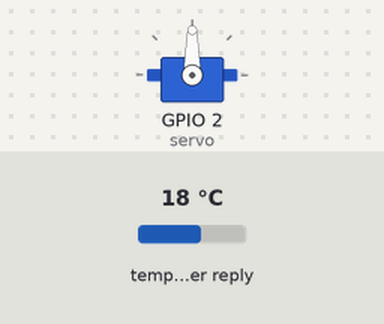
The sketch below on a simulated ESP8266 (NodeMCU). Shown: servo. The test bench sets the inputs (shaded band); at power-on: temperature in the weather reply 18 °C. WiFi joins after 1.5 s; servers stay silent unless stated; web services answer with replies made up by the test bench; not simulated (calls return 0 or success): Secrets.h; what the sketch prints to the serial monitor is not drawn. At 7.5 s the program puts the board to deep sleep or switches it off; the recording ends there.

Above: at 0.1 s.
Timing chart, 0 to 7.5 s (numbered marks = the images above):
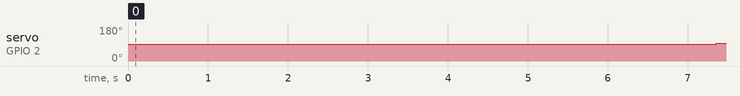

Measured:
- by itself, servo on GPIO 2 (servo): 90° → 95° at 7.4 s

The sketch:

OpenWeatherAPIRequest.ino
```cpp
#include <ArduinoJson.h>
#include <ESP8266WiFi.h>
#include <WiFiClient.h>
#include <Servo.h>

#include "Secrets.h"

#define RTCMEMORYPOS 64
#define JSON_BUFF_DIMENSION 2500

extern "C" {
#include "user_interface.h" // this is for the RTC memory read/write functions
}

typedef struct {
  int previousPosition;
} rtcStore;

rtcStore rtcMem;

int buckets;

Servo servo;

char ssid[] = mySSIDNM;
char pass[] = myPASSWORDNM;

WiFiClient client;

// Open Weather Map API server name
const char server[] = "api.openweathermap.org";

const float toMercury = 0.75006375541921;

String nameOfCity = "Gothenburg,SWE";

String apiKey = myApiKey;

String text;

float pressure;

const float defaultPosition = 90;

int jsonend = 0;
boolean startJson = false;
int status = WL_IDLE_STATUS;

//unsigned long lastConnectionTime = 0.5 * 60 * 1000;     // last time you connected to the server, in milliseconds
//const unsigned long postInterval = 0.5 * 60 * 1000;  // posting interval of 10 minutes  (10L * 1000L; 10 seconds delay for testing)

//Sleep time in seconds
const int sleepTimeS = 30;

void setup() {

  Serial.begin(9600);

  int servoPos;

  buckets = (sizeof(rtcMem) / 4);
  if (buckets == 0) buckets = 1;

  system_rtc_mem_read(RTCMEMORYPOS, &rtcMem, sizeof(rtcMem));
  //servoPos = rtcMem.previousPosition;

  Serial.print("READING FROM RTC MEMORY. POSITION IS: ");

  Serial.println();

  servo.attach(2); // attaches the servo on GPIO2 to the servo object
  delay(2000);


  if ((!servoPos == NULL) && (servoPos < 180)) {
    Serial.println();
    Serial.print("Writing servo to ");
    Serial.print(servoPos);
    Serial.print(" from RTC MEMORY position.");
    servo.write(servoPos);
    Serial.println();
  }
  else {
    Serial.println();
    Serial.println("Writing servo to default position 90");
    Serial.println();
    servo.write(defaultPosition);
  }

  text.reserve(JSON_BUFF_DIMENSION);

  WiFi.begin(ssid, pass);
  Serial.println("connecting");
  while (WiFi.status() != WL_CONNECTED) {
    delay(500);
    Serial.print(".");
  }
  Serial.println("WiFi Connected");
  printWiFiStatus();

  pressure = 0;

  makehttpRequest(); //Doing first query from Open Weather Map
  delay(3000);

  if (getPressureMercury() == 0) {
    Serial.println("Doing second query from Open Weather Map");
    makehttpRequest(); //Doing second query from Open Weather Map if the first one wasn't sucessful
    delay(3000);
  }

  Serial.print("PRESSURE IN MERCURY IS ");
  Serial.println(getPressureMercury());
  delay(500);

  if (getPressureMercury() > 730) {
    rtcMem.previousPosition = getServoPosition();
    servoPos = getServoPosition();
    servo.write(servoPos);
    system_rtc_mem_write(RTCMEMORYPOS, &rtcMem, 4); //Storing variable in RTC memory
    Serial.println();
    Serial.print("Query from OPEN WEATHERMAP sucessful. New servoposition is ");
    Serial.println(servoPos);
    Serial.println();

  }

  Serial.println("ABOUT TO SLEEP");
  delay(100);
  ESP.deepSleep(1800e6, WAKE_RF_DEFAULT); //Sleeps for 30 min

}

void loop() {


  /*
    if (millis() - lastConnectionTime > postInterval) {
      // note the time that the connection was made:
      lastConnectionTime = millis();
      makehttpRequest();
    }
  */


}

// print Wifi status
void printWiFiStatus() {
  // print the SSID of the network you're attached to:
  Serial.print("SSID: ");
  Serial.println(WiFi.SSID());

  // print your WiFi shield's IP address:
  IPAddress ip = WiFi.localIP();
  Serial.print("IP Address: ");
  Serial.println(ip);

  // print the received signal strength:
  long rssi = WiFi.RSSI();
  Serial.print("signal strength (RSSI):");
  Serial.print(rssi);
  Serial.println(" dBm");
}

// to request data from OWM
void makehttpRequest() {
  // close any connection before send a new request to allow client make connection to server
  client.stop();

  // if there's a successful connection:
  if (client.connect(server, 80)) {
    Serial.println("connecting TO SERVER...");
    // send the HTTP PUT request:
    client.println("GET /data/2.5/forecast?q=" + nameOfCity + "&APPID=" + apiKey + "&mode=json&units=metric&cnt=2 HTTP/1.1");
    client.println("Host: api.openweathermap.org");
    client.println("User-Agent: ArduinoWiFi/1.1");
    client.println("Connection: close");
    client.println();

    unsigned long timeout = millis();
    while (client.available() == 0) {
      if (millis() - timeout > 5000) {
        Serial.println(">>> Client Timeout !");
        client.stop();
        return;
      }
    }

    char c = 0;
    jsonend = 0;

    while (client.available()) {
      c = client.read();

      // since json contains equal number of open and close curly brackets, this means we can determine when a json is completely received  by counting
      // the open and close occurences,
      if (c == '{') {
        startJson = true;         // set startJson true to indicate json message has started
        jsonend++;
      }
      if (c == '}') {
        jsonend--;
      }
      if (startJson == true) {
        text += c;

      }
      // if jsonend = 0 then we have have received equal number of curly braces
      if (jsonend == 0 && startJson == true) {
        Serial.println("ABOUT TO PARSE JSON DATA");
        parseJson(text.c_str());  // parse c string text in parseJson function
        text = "";                // clear text string for the next time
        startJson = false;        // set startJson to false to indicate that a new message has not yet started
      }
    }
  }
  else {
    // if no connction was made:
    Serial.println("connection failed");
    return;
  }
}

//to parse json data recieved from OWM
void parseJson(const char * jsonString) {

  Serial.println("PARSING THROUGH THE JSON DATA");

  const size_t bufferSize =  2 * JSON_ARRAY_SIZE(1) + JSON_ARRAY_SIZE(2) + 4 * JSON_OBJECT_SIZE(1) + 3 * JSON_OBJECT_SIZE(2) + 2 * JSON_OBJECT_SIZE(4) + JSON_OBJECT_SIZE(5) + JSON_OBJECT_SIZE(6) + 2 * JSON_OBJECT_SIZE(7) + 2 * JSON_OBJECT_SIZE(8) + 540;

  //DynamicJsonBuffer jsonBuffer(bufferSize);
  DynamicJsonDocument doc(bufferSize);

  deserializeJson(doc, jsonString);

  const char* cod = doc["cod"];
  float message = doc["message"];
  int cnt = doc["cnt"];

  JsonObject list_0 = doc["list"][0];
  long list_0_dt = list_0["dt"];

  JsonObject list_0_main = list_0["main"];
  float list_0_main_temp = list_0_main["temp"];
  float list_0_main_temp_min = list_0_main["temp_min"];
  float list_0_main_temp_max = list_0_main["temp_max"];
  float list_0_main_pressure = list_0_main["pressure"]; // for example 1018.67
  float list_0_main_sea_level = list_0_main["sea_level"];
  float list_0_main_grnd_level = list_0_main["grnd_level"];
  int list_0_main_humidity = list_0_main["humidity"];
  float list_0_main_temp_kf = list_0_main["temp_kf"];

  Serial.print("PRESSURE FROM PARSED JSON IS: ");
  Serial.println(list_0_main_pressure);

  setPressure(list_0_main_pressure);

}

void setPressure(float parsedPressure) {

  if (!parsedPressure == pressure) {
    pressure = parsedPressure;
  }

}

float getPressure() {
  return pressure;
}

float getPressureMercury() {
  return getPressure() * toMercury;
}

int getServoPosition() {

  /*The servo positions a pointer at a given number on a board. The numbers don't have a
    symetric positioning in relationship to each other which made it impossible to write an algorithm
    to position the servo. This explaines the many if statements below*/

  float m = getPressureMercury();

  if (m < 730) {
    return 180;
  }
  else if (m < 731.5 ) {
    return 175;
  } else if (m < 733) {
    return 170;
  } else if (m < 735) {
    return 165;
  } else if (m < 736.5) {
    return 160;
  } else if (m < 738) {
    return 155;
  } else if (m < 740) {
    return 150;
  } else if (m < 741) {
    return 145;
  } else if (m < 743) {
    return 140;
  } else if (m < 745) {
    return 135;
  } else if (m < 747) {
    return 130;
  } else if (m < 749) {
    return 125;
  } else if (m < 750) {
    return 120;
  } else if (m < 752) {
    return 115;
  } else if (m < 754) {
    return 110;
  } else if (m < 756) {
    return 105;
  } else if (m < 757) {
    return 100;
  } else if (m < 760) {
    return 95;
  } else if (m < 762) {
    return 90;
  } else if (m < 764) {
    return 85;
  } else if (m < 765.5) {
    return 80;
  } else if (m < 768) {
    return 75;
  } else if (m < 770) {
    return 70;
  } else if (m < 772) {
    return 65;
  } else if (m < 773) {
    return 60;
  } else if (m < 776) {
    return 55;
  } else if (m < 778) {
    return 50;
  } else if (m < 780) {
    return 45;
  } else if (m < 781) {
    return 40;
  } else if (m < 783) {
    return 35;
  } else if (m < 784) {
    return 30;
  } else if (m < 786) {
    return 25;
  } else if (m < 788) {
    return 20;
  } else if (m < 789) {
    return 15;
  } else if (m < 790) {
    return 10;
  } else {
    return 90;
  }


}
```
